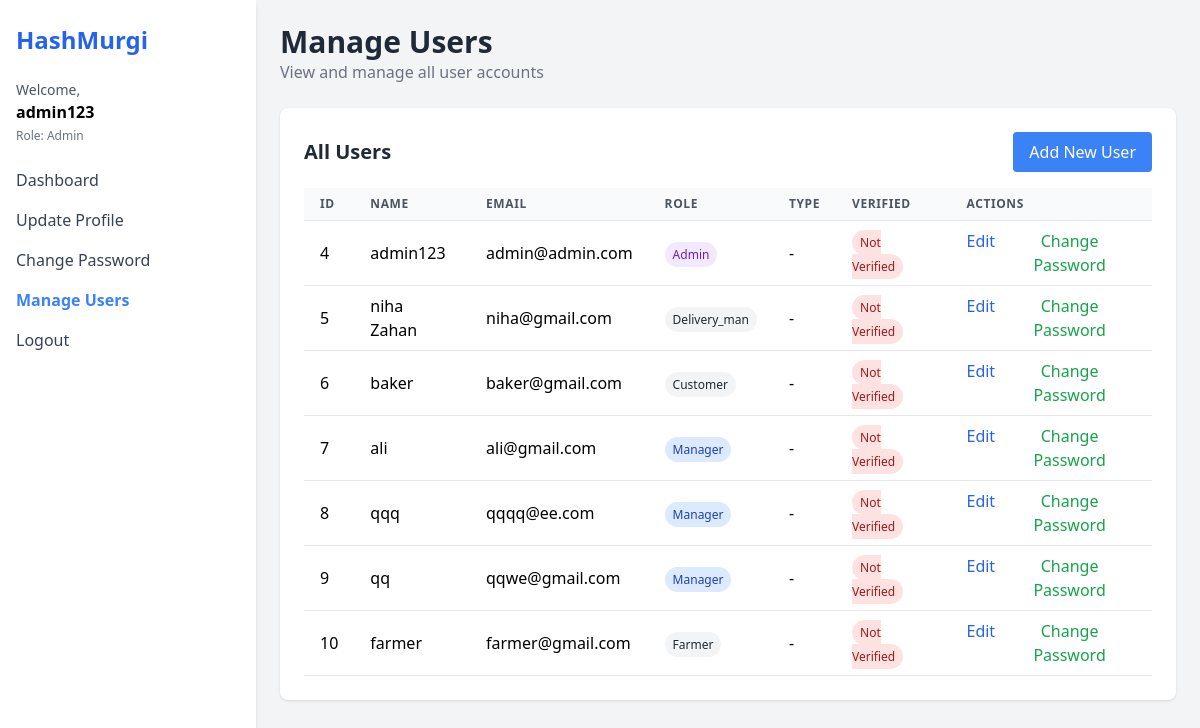
/users (signed in), run on the app's committed database.
### models.py (models this page shows)
class User(db.Model):
    id = db.Column(db.Integer, primary_key=True)
    email = db.Column(db.String(100), unique=True, nullable=False)
    name = db.Column(db.String(100), nullable=False)
    password = db.Column(db.String(200), nullable=False)
    role = db.Column(db.String(50), nullable=False)  # admin, manager, farmer, delivery_man, customer
    phone = db.Column(db.String(20))
    address = db.Column(db.Text)
    blood_group = db.Column(db.String(5))
    image = db.Column(db.String(200))

### app.py (the view)
@app.route('/users')
def manage_users():
    user_id = session.get('user_id')
    user = User.query.get(user_id)
    if user.role != 'admin':
        return redirect(url_for('home'))
    all_users = User.query.all()
    return render_template('users.html', user=user, all_users=all_users)

### templates/users.html (shortened to what this page needs)
<!DOCTYPE html>
<html lang="en">
<head>
  <script src="https://cdn.tailwindcss.com"></script>
</head>
<body class="bg-gray-100 min-h-screen">
  <div class="flex h-screen">
    <aside class="w-64 bg-white shadow-md px-4 py-6">
      <h1 class="text-2xl font-bold text-blue-600 mb-6">HashMurgi</h1>
      <div class="mb-6">
        <p class="text-sm text-gray-600">Welcome,</p>
        <p class="font-semibold">{{ user.name }}</p>
        <p class="text-xs text-gray-500 mt-1">Role: {{ user.role|capitalize }}</p>
      </div>
      <nav class="space-y-4">
        <a href="/" class="block text-gray-700 hover:text-blue-500">Dashboard</a>
        <a href="/update-profile" class="block text-gray-700 hover:text-blue-500">Update Profile</a>
        <a href="/change-password" class="block text-gray-700 hover:text-blue-500">Change Password</a>
        {% if user.role == 'admin' %}
        <a href="/users" class="block text-blue-500 font-semibold">Manage Users</a>
        {% endif %}
        <a href="/logout" class="block text-gray-700 hover:text-blue-500">Logout</a>
      </nav>
    </aside>
    <main class="flex-1 p-6 overflow-y-auto">
      <header class="mb-6">
        <h2 class="text-3xl font-semibold text-gray-800">Manage Users</h2>
        <p class="text-gray-500">View and manage all user accounts</p>
      </header>
      <section class="bg-white p-6 rounded-lg shadow">
        <div class="flex justify-between items-center mb-4">
          <h3 class="text-xl font-bold text-gray-800">All Users</h3>
          <a href="/register" class="bg-blue-500 text-white px-4 py-2 rounded hover:bg-blue-600">Add New User</a>
        </div>
        <div class="overflow-x-auto">
          <table class="min-w-full bg-white">
            <thead>
              <tr>
                <th class="py-2 px-4 border-b border-gray-200 bg-gray-50 text-left text-xs font-semibold text-gray-600 uppercase tracking-wider">ID</th>
                <th class="py-2 px-4 border-b border-gray-200 bg-gray-50 text-left text-xs font-semibold text-gray-600 uppercase tracking-wider">Name</th>
                <th class="py-2 px-4 border-b border-gray-200 bg-gray-50 text-left text-xs font-semibold text-gray-600 uppercase tracking-wider">Email</th>
                <th class="py-2 px-4 border-b border-gray-200 bg-gray-50 text-left text-xs font-semibold text-gray-600 uppercase tracking-wider">Role</th>
                <th class="py-2 px-4 border-b border-gray-200 bg-gray-50 text-left text-xs font-semibold text-gray-600 uppercase tracking-wider">Type</th>
                <th class="py-2 px-4 border-b border-gray-200 bg-gray-50 text-left text-xs font-semibold text-gray-600 uppercase tracking-wider">Verified</th>
                <th class="py-2 px-4 border-b border-gray-200 bg-gray-50 text-left text-xs font-semibold text-gray-600 uppercase tracking-wider">Actions</th>
              </tr>
            </thead>
            <tbody>
              {% for u in all_users %}
              <tr>
                <td class="py-2 px-4 border-b border-gray-200">{{ u.id }}</td>
                <td class="py-2 px-4 border-b border-gray-200">{{ u.name }}</td>
                <td class="py-2 px-4 border-b border-gray-200">{{ u.email }}</td>
                <td class="py-2 px-4 border-b border-gray-200">
                  <span class="px-2 py-1 text-xs rounded-full
                    {% if u.role == 'admin' %}bg-purple-100 text-purple-800
                    {% elif u.role == 'manager' %}bg-blue-100 text-blue-800
                    {% elif u.role == 'employee' %}bg-green-100 text-green-800
                    {% else %}bg-gray-100 text-gray-800{% endif %}">
                    {{ u.role|capitalize }}
                  </span>
                </td>
                <td class="py-2 px-4 border-b border-gray-200">
                  {% if u.role == 'employee' %}
                    <span class="px-2 py-1 text-xs rounded-full
                      {% if u.employee_type == 'farmer' %}bg-yellow-100 text-yellow-800
                      {% else %}bg-indigo-100 text-indigo-800{% endif %}">
                      {{ u.employee_type|capitalize }}
                    </span>
                  {% else %}
                    -
                  {% endif %}
                </td>
                <td class="py-2 px-4 border-b border-gray-200">
                  {% if u.verified %}
                  <span class="px-2 py-1 bg-green-100 text-green-800 text-xs rounded-full">Verified</span>
                  {% else %}
                  <span class="px-2 py-1 bg-red-100 text-red-800 text-xs rounded-full">Not Verified</span>
                  {% endif %}
                </td>
                <td class="py-2 px-4 border-b border-gray-200">
                  <div class="flex space-x-2">
                    <form action="/select-user" method="POST">
                      <button type="submit" class="text-blue-600 hover:underline">Edit</button>
                    </form>
                    <form action="/select-user-password" method="POST">
                      <button type="submit" class="text-green-600 hover:underline">Change Password</button>
                    </form>
                  </div>
                </td>
              </tr>
              {% endfor %}
            </tbody>
          </table>
        </div>
      </section>
    </main>
  </div>
</body>
</html>

### data on the page
User: name "admin123", role "Admin", id "4", email "admin@admin.com"
User: id "5", name "niha Zahan", email "niha@gmail.com", role "Delivery_man"
User: id "6", name "baker", email "baker@gmail.com", role "Customer"
User: id "7", name "ali", email "ali@gmail.com", role "Manager"
User: id "8", name "qqq", email "qqqq@ee.com", role "Manager"
User: id "9", name "qq", email "qqwe@gmail.com", role "Manager"
User: id "10", name "farmer", email "farmer@gmail.com", role "Farmer"
